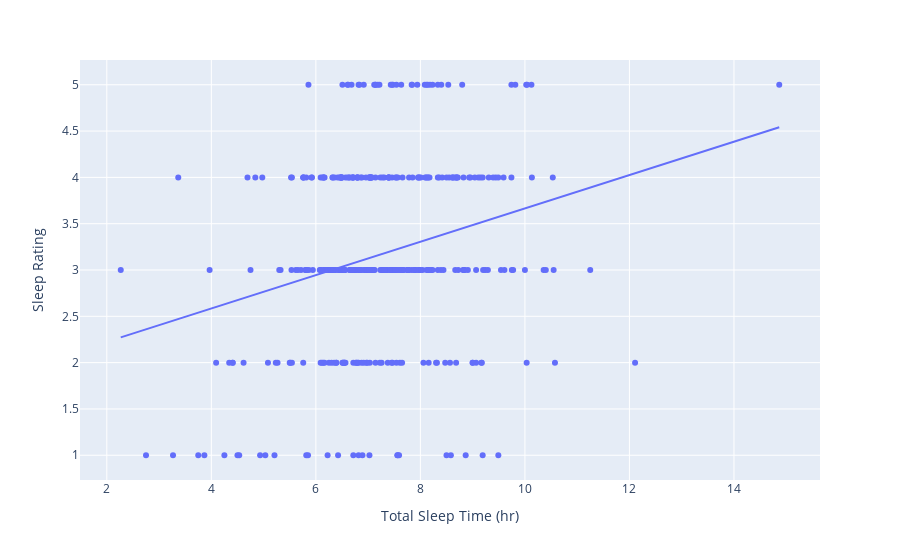

Write notebook code for a chart like this one.
### Code cell
# plot Sleep Rating against TST for each participant
fig = px.scatter(slpsteps, x="TST", y="sleep", trendline="ols",
                labels={
                    "sleep": "Sleep Rating",
                    "TST": "Total Sleep Time (hr)",
                    "pid": "Participants"
                })
# remove visible attribute
# fig.update_traces(visible=False, selector=dict(mode="markers"))
# show legend
# fig.update_layout(showlegend=True)
fig.show()

### Figure 1 — Plotly figure (JSON) as saved in the notebook; plotly's stock layout.template omitted (floating-point values rounded to 4 significant figures; data arrays with more than 128 entries replaced by an {"elided": "..."} marker saying what was removed)
{"data": [{"hovertemplate": "Total Sleep Time (hr)=%{x}<br>Sleep Rating=%{y}<extra></extra>", "legendgroup": "", "marker": {"color": "#636efa", "symbol": "circle"}, "mode": "markers", "name": "", "orientation": "v", "showlegend": false, "type": "scatter", "x": {"elided": "368 float values"}, "xaxis": "x", "y": {"elided": "368 int values"}, "yaxis": "y"}, {"hovertemplate": "<b>OLS trendline</b><br>sleep = 0.179994 * TST + 1.86465<br>R<sup>2</sup>=0.062373<br><br>Total Sleep Time (hr)=%{x}<br>Sleep Rating=%{y} <b>(trend)</b><extra></extra>", "legendgroup": "", "marker": {"color": "#636efa", "symbol": "circle"}, "mode": "lines", "name": "", "showlegend": false, "type": "scatter", "x": {"elided": "368 float values"}, "xaxis": "x", "y": {"elided": "368 float values"}, "yaxis": "y"}], "layout": {"legend": {"tracegroupgap": 0}, "margin": {"t": 60}, "xaxis": {"anchor": "y", "domain": [0, 1], "title": {"text": "Total Sleep Time (hr)"}}, "yaxis": {"anchor": "x", "domain": [0, 1], "title": {"text": "Sleep Rating"}}}}
